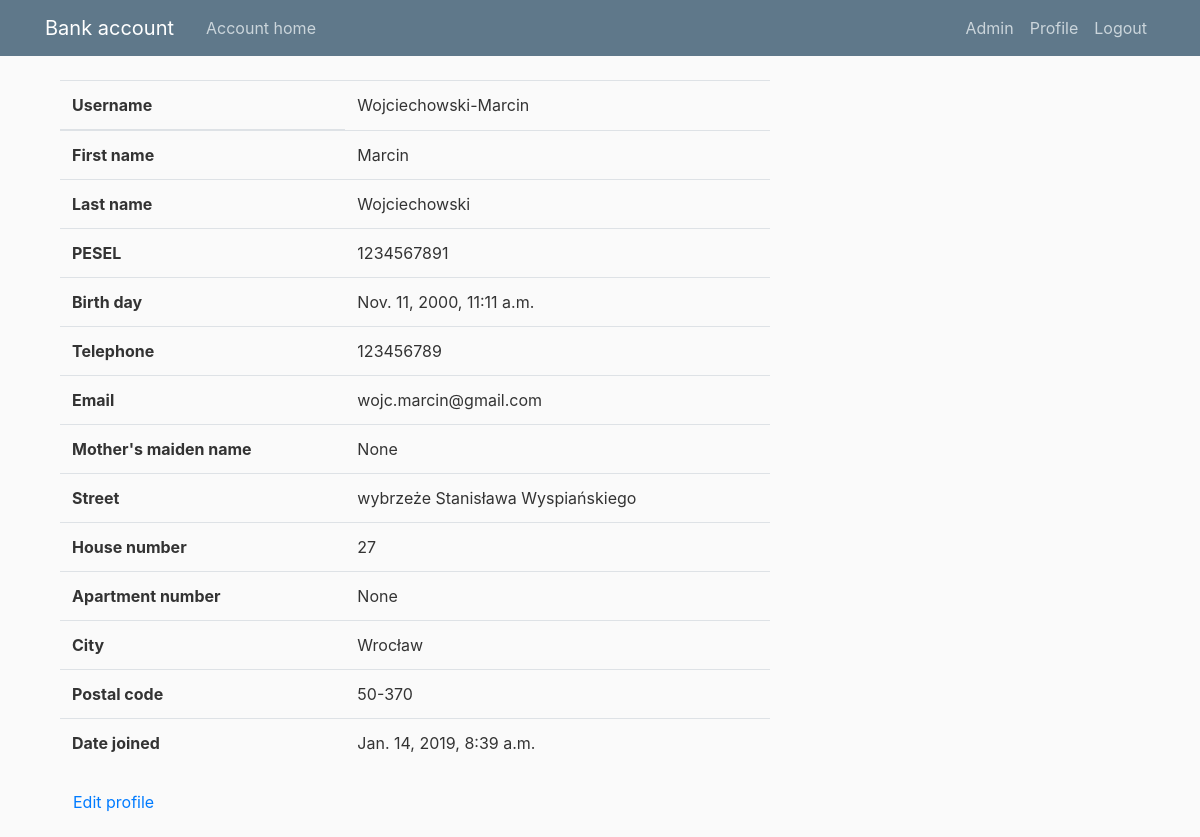
/profile/ (signed in), run on an earlier commit of the app's database.
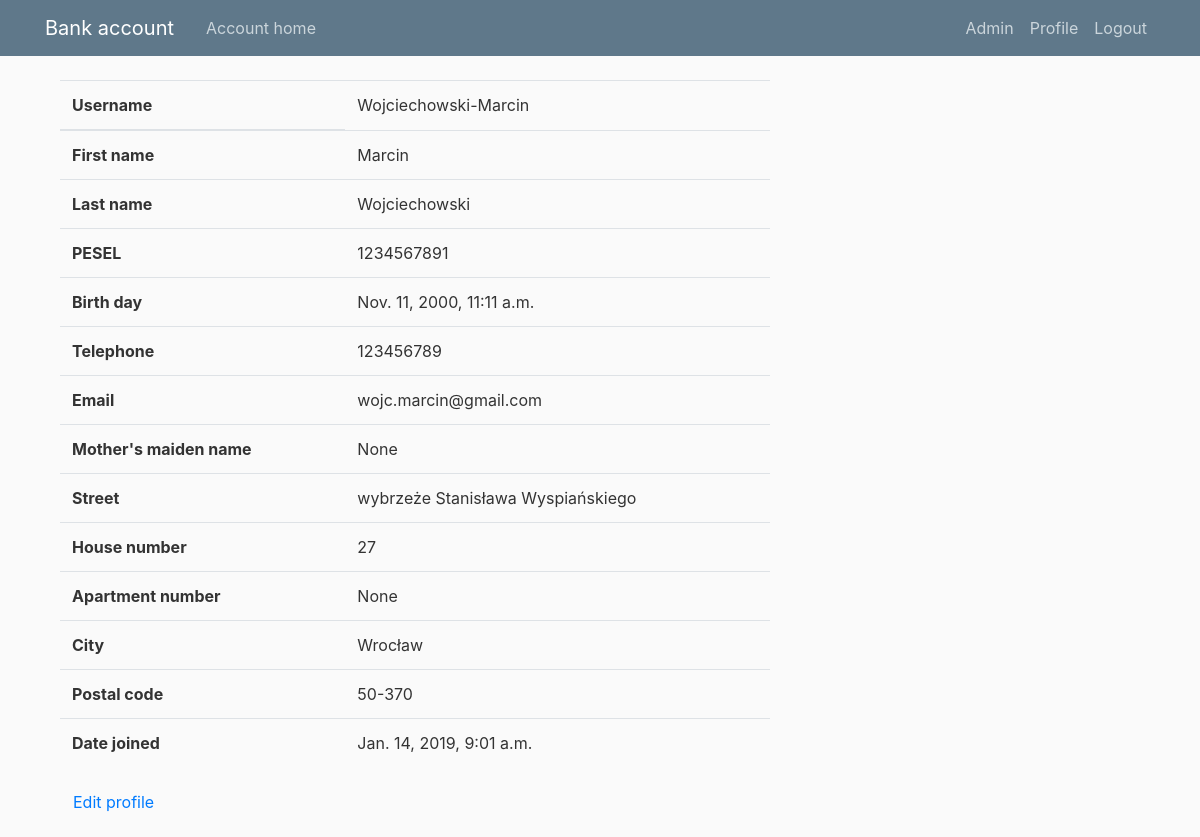
And on a later commit of the database.
### client/models.py (models this page shows, shortened)
class CustomUser(AbstractUser):
    address = models.ForeignKey(Address, on_delete=models.PROTECT)
    pesel = models.CharField(max_length=11, unique=True, validators=[RegexValidator(
        regex='^\d{11}$', message='Niewlasciwy PESEL!', code='nomatch')])
    mothers_maiden_name = models.CharField(max_length=32, blank=True, validators=[RegexValidator(
        regex='^[a-zA-Z-]*$', message='Niewlasciwe nazwisko!', code='nomatch')])
    birth_day = models.DateTimeField(help_text="Data w formacie dd/mm/yyyy")
    telephone = models.CharField(max_length=9, unique=True, validators=[RegexValidator(
        regex='^\d{9}$', message='Niewlasciwy numer telefonu', code='nomatch')])
    REQUIRED_FIELDS = ['email', 'first_name',
                       'last_name', 'pesel', 'birth_day', 'telephone', 'address']
    USERNAME_FIELD = 'username'

class Address(models.Model):
    street = models.CharField(max_length=64)
    house_nr = models.IntegerField()
    apartment_nr = models.IntegerField(null=True, blank=True)
    city = models.ForeignKey(City, on_delete=models.PROTECT)

class City(models.Model):
    postal_code = models.CharField(max_length=6, validators=[RegexValidator(
        regex='^\d{2}-{1}\d{3}$', message='Niewlasciwy kod pocztowy! Uzyj formatu XX-XXX.', code='nomatch')])
    city = models.CharField(max_length=32)

### users/views.py (the view)
# urls.py: path('profile/', user_views.profile, name='profile'),
@login_required
def profile(request):
    return render(request, 'users/profile.html')

### users/templates/users/profile.html (shortened to what this page needs)
{% extends "client/base.html" %}
{% block content %}<table class="table">
    <thead>
        <tr>
            <th scope="col">Username</th>
            <td>{{ user.username }}</td>
        </tr>
    </thead>
    <tbody>
        <tr>
            <th scope="row">First name</th>
            <td>{{ user.first_name }}</td>
        </tr>
        <tr>
            <th scope="row">Last name</th>
            <td>{{ user.last_name }}</td>
        </tr>
        <tr>
            <th scope="row">PESEL</th>
            <td>{{ user.pesel }}</td>
        </tr>
        <tr>
            <th scope="row">Birth day</th>
            <td>{{ user.birth_day }}</td>
        </tr>
        <tr>
            <th scope="row">Telephone</th>
            <td>{{ user.telephone }}</td>
        </tr>
        <tr>
            <th scope="row">Email</th>
            <td>{{ user.email }}</td>
        </tr>
        <tr>
            <th scope="row">Mother's maiden name</th>
            <td>
                {% if user.mothers_maiden_name %}
                {{ user.mothers_maiden_name }}
                {% else %}
                None
                {% endif %}
            </td>
        </tr>
        <tr>
            <th scope="row">Street</th>
            <td>{{ user.address.street }}</td>
        </tr>
        <tr>
            <th scope="row">House number</th>
            <td>{{ user.address.house_nr }}</td>
        </tr>
        <tr>
            <th scope="row">Apartment number</th>
            <td>{{ user.address.apartment_nr }}</td>
        </tr>
        <tr>
            <th scope="row">City</th>
            <td>{{ user.address.city.city }}</td>
        </tr>
        <tr>
            <th scope="row">Postal code</th>
            <td>{{ user.address.city.postal_code }}</td>
        </tr>
        <tr>
            <th scope="row">Date joined</th>
            <td>{{ user.date_joined }}</td>
        </tr>
    </tbody>
</table>
<div class="form-group">
    <a href="{% url 'edit_profile' %}" class="btn btn-default" type="submit">Edit profile</a>
</div>
{% endblock content %}

What changed in the data, as far as the page shows it:
changed CustomUser "Wojciechowski-Marcin": date_joined "Jan. 14, 2019, 8:39 a.m." → "Jan. 14, 2019, 9:01 a.m."
